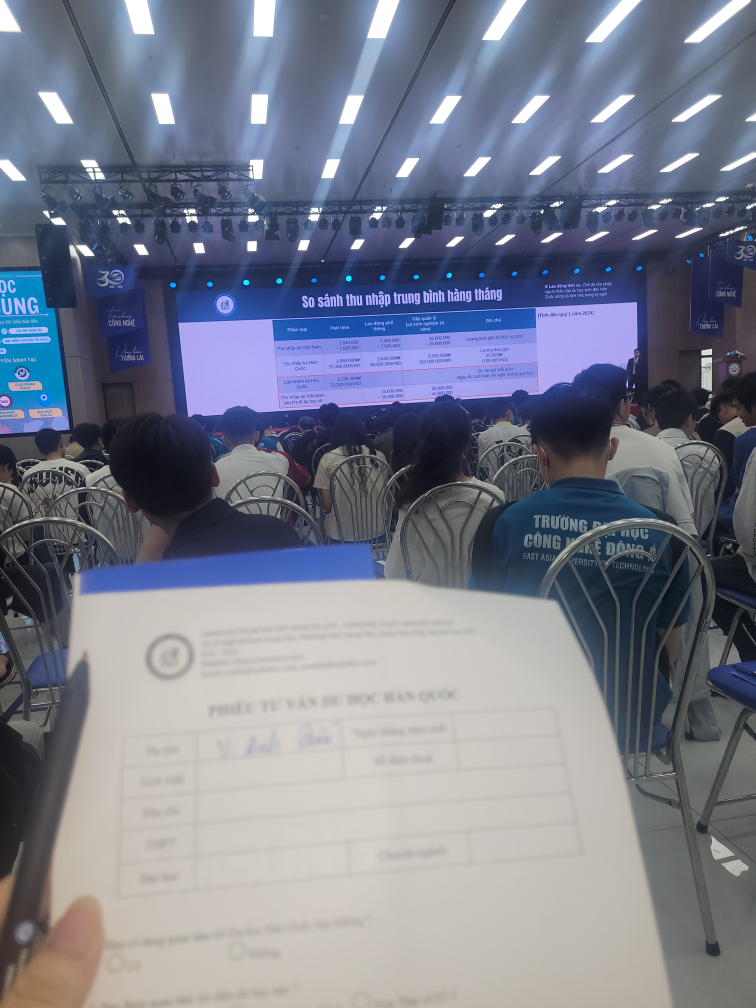
#> input picture data/images/20250603_100502.jpg, 3024 x 4032 px, found by its file name (shown at 1/4 size); its folder holds only this picture in this run
$ python data_loader.py
#> lines starting #> are read from the running program, lines starting #| are printed output that depends on the picture; after the words box and inside, x2 and y2 are one past the last pixel; in counts of white or black regions, pixels touching at a corner belong together
# -*- coding: utf-8 -*-
"""
Module: data_loader.py
Chức năng: Đọc và quản lý dữ liệu ảnh và Ground Truth
Phụ trách: Anh Quân

Input: Đường dẫn ảnh + Ground Truth
Output: image_bgr, gt_mask

Quy ước:
- Ảnh BGR 3 kênh (uint8)
- Ground Truth 1 kênh, uint8, giá trị 0/255
- Cùng kích thước H×W
- Báo lỗi nếu thiếu file hoặc lệch kích thước
"""

import cv2
import csv
import os
import numpy as np
from pathlib import Path


class DataLoader:
    """Lớp để đọc và quản lý dữ liệu ảnh đầu vào và nhãn Ground Truth"""

    IMAGE_EXTENSIONS = {'.jpg', '.jpeg', '.png', '.bmp', '.tiff'}

    def __init__(self, images_dir="data/images", ground_truth_dir="data/ground_truth",
                 metadata_path="data/metadata.csv"):
        """
        Khởi tạo DataLoader

        Args:
            images_dir: Thư mục chứa ảnh đầu vào
            ground_truth_dir: Thư mục chứa Ground Truth Mask
            metadata_path: Đường dẫn file metadata.csv mô tả tình huống ảnh
        """
        self.images_dir = images_dir
        self.ground_truth_dir = ground_truth_dir
        self.metadata_path = metadata_path
        self.image_files = []
        self.gt_files = []
        self._validate_directory()

    def _validate_directory(self):
        """Kiểm tra sự tồn tại của các thư mục"""
        if not os.path.exists(self.images_dir):
            os.makedirs(self.images_dir, exist_ok=True)

        if not os.path.exists(self.ground_truth_dir):
            os.makedirs(self.ground_truth_dir, exist_ok=True)

    def load_image(self, image_path):
        """
        Đọc ảnh dưới định dạng BGR

        Args:
            image_path: Đường dẫn file ảnh

        Returns:
            image_bgr: Ảnh BGR (H, W, 3), uint8

        Raises:
            FileNotFoundError: Nếu file không tồn tại
            ValueError: Nếu không thể đọc ảnh
        """
#> called with image_path = 'data/images/20250603_100502.jpg'
        if not os.path.exists(image_path):
            raise FileNotFoundError(f"Ảnh không tồn tại: {image_path}")

        image_bgr = cv2.imread(image_path)
#> image_bgr is the input picture: shape (4032, 3024, 3); mean B, G, R 140.6, 125.4, 121
        if image_bgr is None:
            raise ValueError(f"Không thể đọc ảnh: {image_path}")

        # Đảm bảo ảnh có 3 kênh
        if len(image_bgr.shape) == 2:
            image_bgr = cv2.cvtColor(image_bgr, cv2.COLOR_GRAY2BGR)
        elif image_bgr.shape[2] == 4:
            image_bgr = cv2.cvtColor(image_bgr, cv2.COLOR_BGRA2BGR)

        return image_bgr

    def load_ground_truth(self, gt_path):
        """
        Đọc Ground Truth Mask

        Args:
            gt_path: Đường dẫn file Ground Truth

        Returns:
            gt_mask: Mask (H, W), uint8, giá trị 0/255

        Raises:
            FileNotFoundError: Nếu file không tồn tại
            ValueError: Nếu không thể đọc file hoặc định dạng sai
        """
#> called with gt_path = 'data/ground_truth/20250603_100502.png'
        if not os.path.exists(gt_path):
            raise FileNotFoundError(f"Ground Truth không tồn tại: {gt_path}")

        gt_mask = cv2.imread(gt_path, cv2.IMREAD_GRAYSCALE)
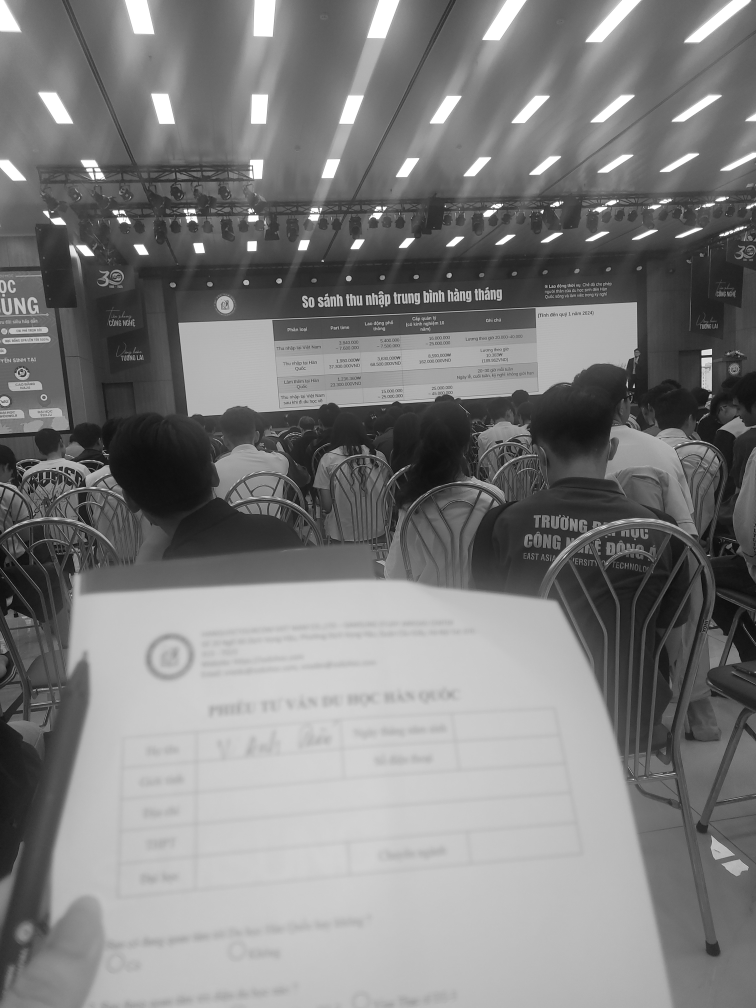
#> gt_mask: shape (4032, 3024) (shown at 1/4 size); min 0, max 255, mean 125.8
        if gt_mask is None:
            raise ValueError(f"Không thể đọc Ground Truth: {gt_path}")

        # Nhị phân hóa: nếu có giá trị ngoài 0/255, chuẩn hóa lại
        gt_mask = cv2.threshold(gt_mask, 127, 255, cv2.THRESH_BINARY)[1]
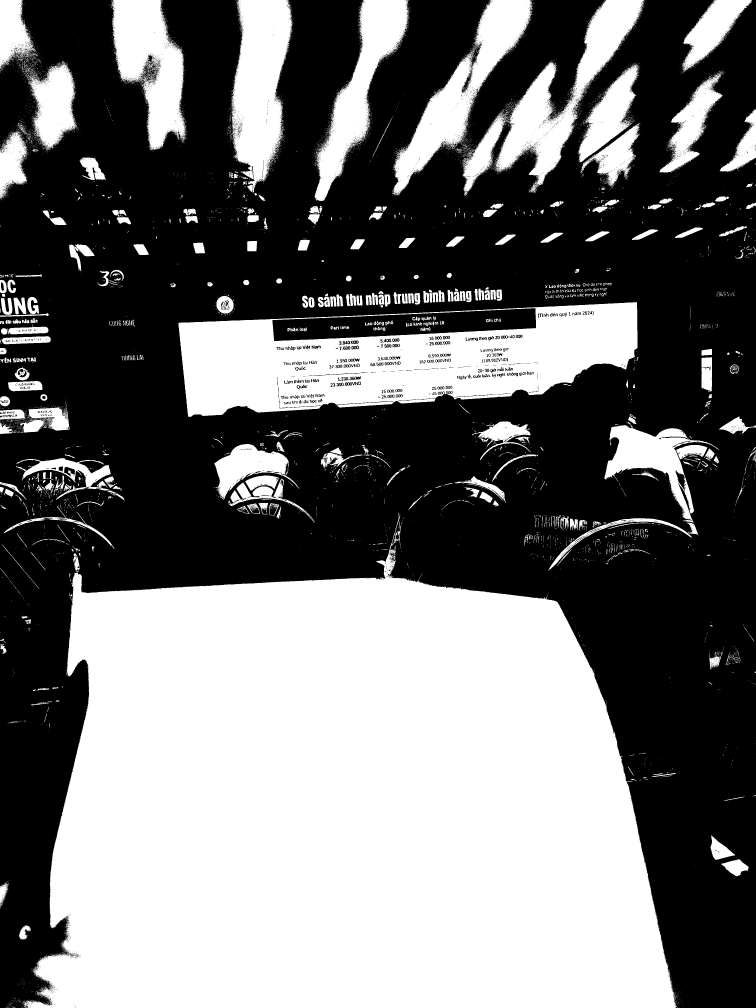
#> gt_mask: shape (4032, 3024) (shown at 1/4 size); 44.8% white; 11291 white regions (10438 under 20 px), largest, box (x1, y1, x2, y2) and area: (96, 2047, 2708, 4032) 3784795, (714, 1209, 2550, 1667) 503142, (925, 0, 1171, 771) 125774

        return gt_mask

    def load_image_gt_pair(self, image_path, gt_path):
        """
        Đọc cặp ảnh và Ground Truth, kiểm tra kích thước khớp

        Args:
            image_path: Đường dẫn ảnh
            gt_path: Đường dẫn Ground Truth

        Returns:
            image_bgr: Ảnh BGR (H, W, 3)
            gt_mask: Mask Ground Truth (H, W)

        Raises:
            ValueError: Nếu kích thước không khớp
        """
        image_bgr = self.load_image(image_path)
        gt_mask = self.load_ground_truth(gt_path)

        # Kiểm tra kích thước khớp
        if image_bgr.shape[:2] != gt_mask.shape:
            raise ValueError(
                f"Kích thước không khớp - Ảnh: {image_bgr.shape[:2]}, "
                f"GT: {gt_mask.shape}. File: {image_path} vs {gt_path}"
            )

        return image_bgr, gt_mask

    def list_image_files(self):
        """
        Liệt kê tất cả file ảnh trong thư mục

        Returns:
            list: Danh sách tên file ảnh
        """
        if not os.path.exists(self.images_dir):
            return []

        image_files = [
            f for f in os.listdir(self.images_dir)
            if os.path.splitext(f)[1].lower() in self.IMAGE_EXTENSIONS
        ]
        return sorted(image_files)

    def list_ground_truth_files(self):
        """
        Liệt kê tất cả file Ground Truth trong thư mục

        Returns:
            list: Danh sách tên file Ground Truth
        """
        if not os.path.exists(self.ground_truth_dir):
            return []

        gt_files = [
            f for f in os.listdir(self.ground_truth_dir)
            if os.path.splitext(f)[1].lower() in self.IMAGE_EXTENSIONS
        ]
        return sorted(gt_files)

    def get_gt_path(self, image_path):
        """
        Suy ra đường dẫn Ground Truth tương ứng với một ảnh.
        Quy ước: ảnh `img_01_ten.jpg` -> GT `data/ground_truth/img_01_ten.png`

        Args:
            image_path: Đường dẫn ảnh đầu vào

        Returns:
            str: Đường dẫn Ground Truth dự kiến
        """
        base_name = os.path.splitext(os.path.basename(image_path))[0]
        return os.path.join(self.ground_truth_dir, f"{base_name}.png")

    # [15 lines left out: function build_dataset, not called in this run]

    def load_metadata(self):
        """
        Đọc file metadata.csv mô tả tình huống của từng ảnh.

        Returns:
            list: Danh sách dict, mỗi dict là một ảnh.
                    Trả về [] nếu file không tồn tại.
        """
        if not os.path.exists(self.metadata_path):
            return []

        rows = []
        with open(self.metadata_path, 'r', newline='', encoding='utf-8-sig') as f:
#> (reads data/metadata.csv from the repository)
            for row in csv.DictReader(f):
                rows.append(dict(row))
        return rows

    @staticmethod
    def extract_image_id(filename):
        """
        Lấy mã ảnh từ tên file theo quy ước `<image_id>_<tên>.ext`,
        ví dụ 'img_01_red_circle_light_bg.jpg' -> 'img_01'.

        Args:
            filename: Tên file (kèm hoặc không kèm đường dẫn)

        Returns:
            str: Mã ảnh
        """
        base = os.path.splitext(os.path.basename(filename))[0]
        parts = base.split('_')
        if len(parts) >= 2:
            return f"{parts[0]}_{parts[1]}"
        return base

    # [14 lines left out: function get_metadata_by_id, not called in this run]

    def validate_pair(self, image_path, gt_path):
        """
        Kiểm tra chi tiết một cặp ảnh / Ground Truth theo đúng tiêu chí bàn giao:
          - Ảnh màu 3 kênh, uint8
          - Ground Truth 1 kênh, uint8, chỉ chứa giá trị 0 hoặc 255
          - Hai ảnh cùng kích thước H×W
          - Vùng đối tượng trong GT không rỗng

        Args:
            image_path: Đường dẫn ảnh
            gt_path: Đường dẫn Ground Truth

        Returns:
            dict: Kết quả kiểm tra gồm 'ok' (bool) và 'issues' (list)
        """
#> called with image_path = 'data/images/20250603_100502.jpg', gt_path = 'data/ground_truth/20250603_100502.png'
        issues = []
        info = {}

        # 1) Ảnh
        image = cv2.imread(image_path, cv2.IMREAD_UNCHANGED)
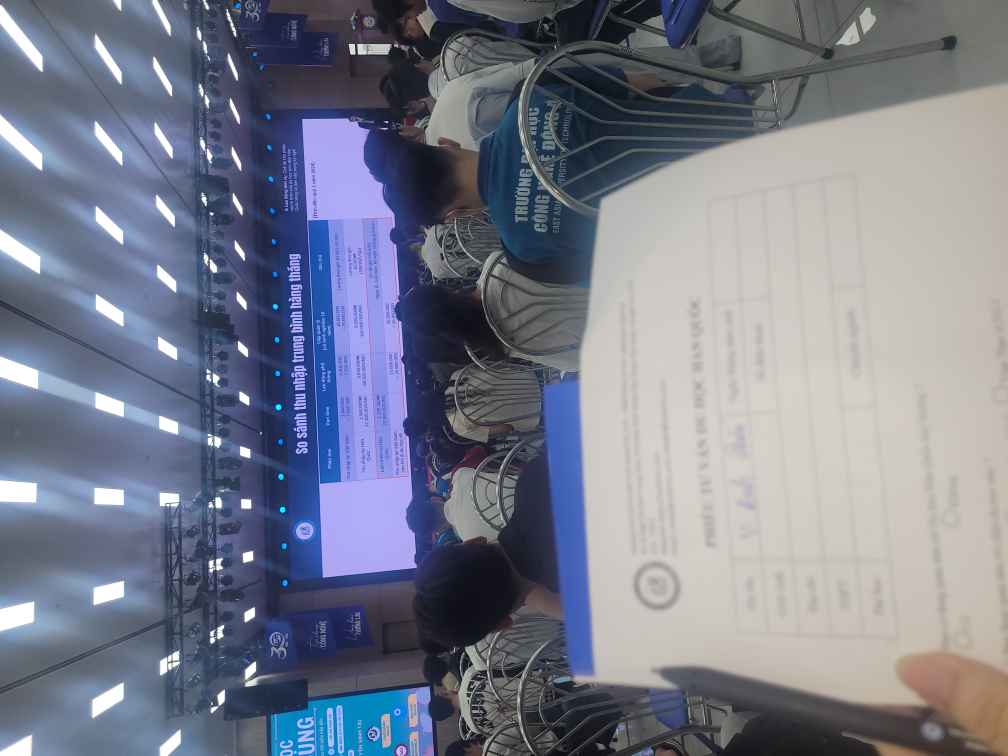
#> image: shape (3024, 4032, 3) (shown at 1/4 size); mean B, G, R 140.6, 125.4, 121
        if image is None:
            return {'ok': False, 'issues': [f"Không đọc được ảnh: {image_path}"], 'info': {}}

        if image.ndim != 3 or image.shape[2] != 3:
            issues.append(f"Ảnh phải có 3 kênh màu, nhận shape {image.shape}")
        if image.dtype != np.uint8:
            issues.append(f"Ảnh phải là uint8, nhận {image.dtype}")

        info['image_shape'] = image.shape
        info['image_dtype'] = str(image.dtype)
        info['width'] = image.shape[1]
        info['height'] = image.shape[0]

        # 2) Ground Truth
        gt_raw = cv2.imread(gt_path, cv2.IMREAD_UNCHANGED)
        if gt_raw is None:
            return {'ok': False, 'issues': [f"Không đọc được Ground Truth: {gt_path}"], 'info': info}

        if gt_raw.ndim != 2:
            issues.append(f"Ground Truth phải là ảnh 1 kênh, nhận shape {gt_raw.shape}")
        if gt_raw.dtype != np.uint8:
            issues.append(f"Ground Truth phải là uint8, nhận {gt_raw.dtype}")

        unique_values = np.unique(gt_raw)
#> unique_values = 256 values from 0 to 255
        if not set(unique_values.tolist()).issubset({0, 255}):
            issues.append(f"Ground Truth phải nhị phân 0/255, nhận các giá trị {unique_values.tolist()}")

        # 3) Kích thước
        if image.shape[:2] != gt_raw.shape[:2]:
            issues.append(
                f"Kích thước không khớp - Ảnh: {image.shape[:2]}, GT: {gt_raw.shape[:2]}"
            )

        # 4) Vùng đối tượng
        object_pixels = int(np.count_nonzero(gt_raw))
#> object_pixels = 36531448
        info['object_pixels'] = object_pixels
        info['object_ratio'] = round(object_pixels / float(gt_raw.size), 4) if gt_raw.size else 0.0
        if object_pixels == 0:
            issues.append("Ground Truth rỗng (không có vùng đối tượng)")

        info['gt_shape'] = gt_raw.shape
        info['gt_dtype'] = str(gt_raw.dtype)
        info['gt_values'] = unique_values.tolist()

        return {'ok': len(issues) == 0, 'issues': issues, 'info': info}

    def check_data_integrity(self):
        """
        Kiểm tra tính toàn vẹn của dữ liệu

        Returns:
            dict: Báo cáo kiểm tra
        """
        report = {
            'total_images': 0,
            'valid_pairs': 0,
            'missing_gt': [],
            'size_mismatches': [],
            'errors': []
        }

        image_files = self.list_image_files()
        report['total_images'] = len(image_files)

        for img_file in image_files:
            img_path = os.path.join(self.images_dir, img_file)
            base_name = os.path.splitext(img_file)[0]
            gt_path = os.path.join(self.ground_truth_dir, f"{base_name}.png")

            if not os.path.exists(gt_path):
                report['missing_gt'].append(img_file)
                continue

            try:
                image_bgr, gt_mask = self.load_image_gt_pair(img_path, gt_path)
                if image_bgr.shape[:2] == gt_mask.shape:
                    report['valid_pairs'] += 1
                else:
                    report['size_mismatches'].append({
                        'image': img_file,
                        'image_size': image_bgr.shape[:2],
                        'gt_size': gt_mask.shape
                    })
            except Exception as e:
                report['errors'].append({
                    'image': img_file,
                    'error': str(e)
                })

        return report

    def full_check(self):
        """
        Kiểm tra toàn diện: tính toàn vẹn + tuân thủ tiêu chí dữ liệu + đối chiếu metadata.
        Đây là hàm dùng để bàn giao dữ liệu cho cả nhóm.

        Returns:
            dict: Báo cáo chi tiết theo từng ảnh
        """
        integrity = self.check_data_integrity()
        metadata = self.load_metadata()
        metadata_ids = {row.get('image_id') for row in metadata}

        per_image = []
        all_ok = True

        for img_file in self.list_image_files():
            img_path = os.path.join(self.images_dir, img_file)
            gt_path = self.get_gt_path(img_path)
            base_name = os.path.splitext(img_file)[0]

            if not os.path.exists(gt_path):
                per_image.append({
                    'image': img_file, 'ok': False,
                    'issues': [f"Thiếu Ground Truth: {gt_path}"], 'info': {}
                })
                all_ok = False
                continue

            result = self.validate_pair(img_path, gt_path)
#> result = 3 items
            image_id = self.extract_image_id(img_file)

            issues = list(result['issues'])
#> issues = 2 items
            if metadata and image_id not in metadata_ids:
                issues.append(f"Không có metadata cho ảnh '{image_id}'")

            ok = result['ok'] and not issues
#> ok = False
            all_ok = all_ok and ok
#> all_ok = False

            per_image.append({
                'image': img_file,
                'image_id': image_id,
                'ok': ok,
                'issues': issues,
                'info': result['info'],
            })

        # Ảnh có GT nhưng không có ảnh tương ứng
        image_ids_in_dir = {self.extract_image_id(f) for f in self.list_image_files()}
        orphan_gt = [
            gt for gt in self.list_ground_truth_files()
            if self.extract_image_id(gt) not in image_ids_in_dir
        ]

        return {
            'total_images': integrity['total_images'],
            'total_gt': len(self.list_ground_truth_files()),
            'valid_pairs': integrity['valid_pairs'],
            'missing_gt': integrity['missing_gt'],
            'orphan_gt': orphan_gt,
            'size_mismatches': integrity['size_mismatches'],
            'errors': integrity['errors'],
            'metadata_entries': len(metadata),
            'per_image': per_image,
            'all_ok': all_ok and not orphan_gt,
        }


# ---------------------------------------------------------------------------
# Phase D: DataLoader theo manifest + validator GT thô (bổ sung, không đổi API cũ)
# ---------------------------------------------------------------------------
import hashlib

MANIFEST_SCHEMA_VERSION = 'dataset_manifest_v1'
MANIFEST_COLUMNS = [
    'schema_version', 'sample_id', 'image_id', 'image_path', 'gt_path', 'target_color_id',
    'data_type', 'source_id', 'license_status', 'annotation_method', 'annotation_version',
    'annotator', 'review_status', 'review_note', 'width', 'height', 'image_sha256', 'gt_sha256',
    'scenario', 'lighting', 'background', 'group_id', 'split', 'status', 'exclusion_reason',
    'next_action',
]
MANIFEST_STATUSES = ('approved', 'pending_annotation', 'invalid', 'excluded')
MANIFEST_SPLITS = ('tuning', 'final_test', 'synthetic_reference', 'none')
MANIFEST_DATA_TYPES = ('real', 'synthetic')
_PNG_SIGNATURE = b'\x89PNG\r\n\x1a\n'


# [165 lines left out: functions file_sha256, validate_raw_gt, load_manifest, validate_manifest, build_dataset_from_manifest, load_manifest_sample, not called in this run]


def main():
    """Hàm test để kiểm tra module"""
    import sys, io
    if sys.stdout.encoding != 'utf-8':
        sys.stdout = io.TextIOWrapper(sys.stdout.buffer, encoding='utf-8')

    loader = DataLoader()
    report = loader.check_data_integrity()

    print("[DATA LOADER TEST]")
    print("Total images: {}".format(report['total_images']))
    print("Valid pairs: {}".format(report['valid_pairs']))
    print("Missing GT: {}".format(len(report['missing_gt'])))
    print("Size mismatches: {}".format(len(report['size_mismatches'])))
    print("Errors: {}".format(len(report['errors'])))

    # Kiểm tra toàn diện theo tiêu chí bàn giao
    full = loader.full_check()
#> full = 10 items
    print("\n[Kiem tra toan dien]")
    print("Anh co metadata: {}".format(full['metadata_entries']))
#| Anh co metadata: 10
    print("Tat ca anh dat yeu cau: {}".format(full['all_ok']))
#| Tat ca anh dat yeu cau: False
    for item in full['per_image']:
        status = 'OK' if item['ok'] else 'LOI'
        print("  [{}] {} {}".format(status, item['image'], '; '.join(item['issues'])))
#> this loop made 1 pass
#> status on pass 1: 'LOI'
#> (printed output is left out)
    if full['orphan_gt']:
        print("  GT khong co anh tuong ung: {}".format(full['orphan_gt']))


if __name__ == "__main__":
    main()
